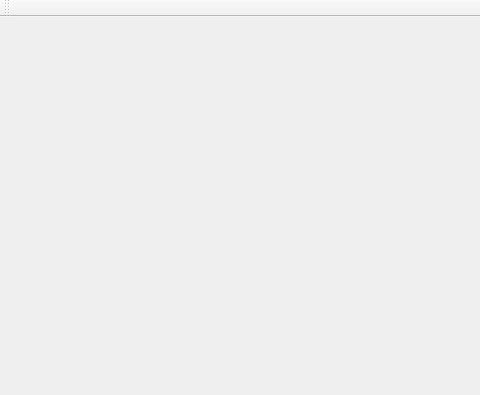
<?xml version="1.0" encoding="UTF-8"?>
<ui version="4.0">
 <class>MainWindow</class>
 <widget class="QMainWindow" name="MainWindow">
  <property name="geometry">
   <rect>
    <x>0</x>
    <y>0</y>
    <width>480</width>
    <height>395</height>
   </rect>
  </property>
  <property name="windowTitle">
   <string>MainWindow</string>
  </property>
  <widget class="QWidget" name="centralWidget">
   <property name="minimumSize">
    <size>
     <width>480</width>
     <height>360</height>
    </size>
   </property>
  </widget>
  <widget class="QMenuBar" name="menuBar">
   <property name="geometry">
    <rect>
     <x>0</x>
     <y>0</y>
     <width>480</width>
     <height>22</height>
    </rect>
   </property>
  </widget>
  <widget class="QToolBar" name="mainToolBar">
   <attribute name="toolBarArea">
    <enum>TopToolBarArea</enum>
   </attribute>
   <attribute name="toolBarBreak">
    <bool>false</bool>
   </attribute>
  </widget>
 </widget>
 <layoutdefault spacing="6" margin="11"/>
 <resources/>
 <connections/>
</ui>
